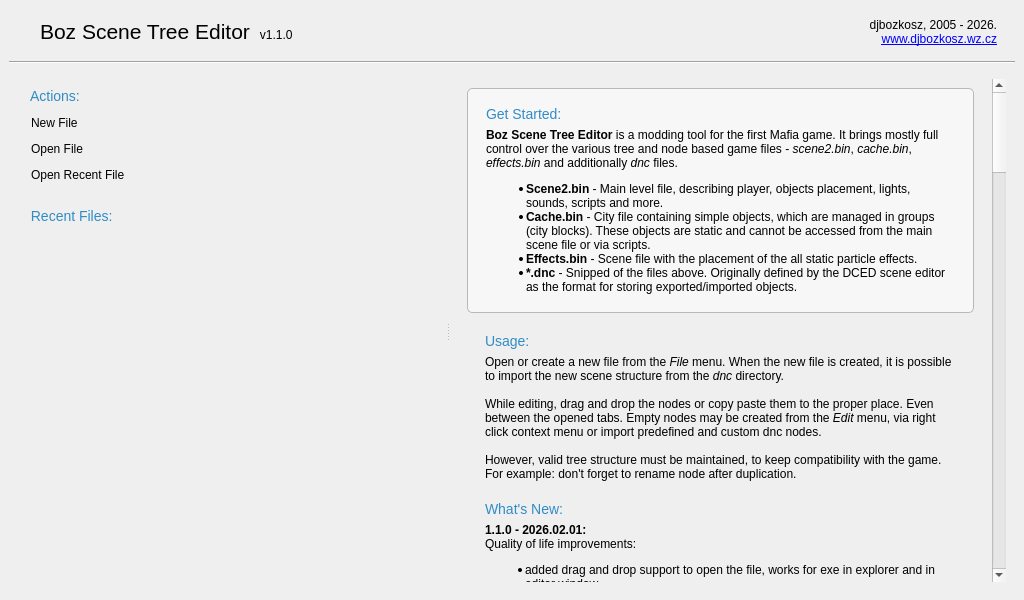
<?xml version="1.0" encoding="UTF-8"?>
<ui version="4.0">
 <class>StartWindow</class>
 <widget class="QWidget" name="StartWindow">
  <property name="geometry">
   <rect>
    <x>0</x>
    <y>0</y>
    <width>1024</width>
    <height>600</height>
   </rect>
  </property>
  <layout class="QVBoxLayout" name="StartWindowVerticalLayout">
   <property name="spacing">
    <number>0</number>
   </property>
   <property name="leftMargin">
    <number>0</number>
   </property>
   <property name="topMargin">
    <number>0</number>
   </property>
   <property name="rightMargin">
    <number>0</number>
   </property>
   <property name="bottomMargin">
    <number>0</number>
   </property>
   <item>
    <widget class="QFrame" name="Background">
     <property name="styleSheet">
      <string notr="true">#Background {
	border: 1px solid palette(mid);
	background-color: qlineargradient(spread:pad, x1:0, y1:0, x2:10, y2:20, stop:0 palette(base), stop:1 palette(highlight));
	border-radius: 5px;
}

#Background[isDarkMode=&quot;true&quot;] {
	background-color: qradialgradient(spread:pad, cx:0.5, cy:1.2, radius:1.2, fx:0.5, fy:1.2, stop:0 rgb(0, 60, 120), stop:1 rgb(30, 30, 30));
}

QScrollArea,
QScrollArea &gt; QWidget &gt; QWidget {
	background: transparent;
}

#ActionsArea[isDarkMode=&quot;true&quot;] {
	border: none;
}

#InfoArea[isDarkMode=&quot;true&quot;] {
	border: none;
}
</string>
     </property>
     <layout class="QVBoxLayout" name="BackgroundVerticalLayout">
      <item>
       <widget class="QFrame" name="TitlePanel">
        <layout class="QHBoxLayout" name="TitlePanelHorizontalLayout">
         <property name="leftMargin">
          <number>18</number>
         </property>
         <property name="rightMargin">
          <number>18</number>
         </property>
         <item>
          <widget class="QLabel" name="TitleIcon">
           <property name="pixmap">
            <pixmap resource="../qrc/Icons.qrc">:/images/icons/icon32.png</pixmap>
           </property>
           <property name="alignment">
            <set>Qt::AlignCenter</set>
           </property>
          </widget>
         </item>
         <item>
          <widget class="QLabel" name="TitleLabel">
           <property name="text">
            <string>&lt;html&gt;&lt;head/&gt;&lt;body&gt;&lt;p&gt;&lt;span style=&quot; font-size:16pt;&quot;&gt;Boz Scene Tree Editor&lt;/span&gt;   v1.1.0&lt;/p&gt;&lt;/body&gt;&lt;/html&gt;</string>
           </property>
          </widget>
         </item>
         <item>
          <spacer name="TitleSpacer">
           <property name="orientation">
            <enum>Qt::Horizontal</enum>
           </property>
           <property name="sizeHint" stdset="0">
            <size>
             <width>868</width>
             <height>20</height>
            </size>
           </property>
          </spacer>
         </item>
         <item>
          <widget class="QLabel" name="TitleInfo">
           <property name="text">
            <string>djbozkosz, 2005 - 2026.&lt;br&gt;
&lt;a href=&quot;http://www.djbozkosz.wz.cz&quot;&gt;www.djbozkosz.wz.cz&lt;/a&gt;</string>
           </property>
           <property name="alignment">
            <set>Qt::AlignRight|Qt::AlignTrailing|Qt::AlignVCenter</set>
           </property>
           <property name="openExternalLinks">
            <bool>true</bool>
           </property>
          </widget>
         </item>
        </layout>
       </widget>
      </item>
      <item>
       <widget class="Line" name="TitleLine">
        <property name="orientation">
         <enum>Qt::Horizontal</enum>
        </property>
       </widget>
      </item>
      <item>
       <widget class="QFrame" name="StartPage">
        <property name="sizePolicy">
         <sizepolicy hsizetype="Preferred" vsizetype="Preferred">
          <horstretch>0</horstretch>
          <verstretch>1</verstretch>
         </sizepolicy>
        </property>
        <layout class="QHBoxLayout" name="StartPageHorizontalLayout">
         <item>
          <widget class="QSplitter" name="StartPageSplitter">
           <property name="orientation">
            <enum>Qt::Horizontal</enum>
           </property>
           <property name="handleWidth">
            <number>3</number>
           </property>
           <property name="childrenCollapsible">
            <bool>false</bool>
           </property>
           <widget class="QScrollArea" name="ActionsArea">
            <property name="sizePolicy">
             <sizepolicy hsizetype="Expanding" vsizetype="Expanding">
              <horstretch>3</horstretch>
              <verstretch>0</verstretch>
             </sizepolicy>
            </property>
            <property name="frameShape">
             <enum>QFrame::NoFrame</enum>
            </property>
            <property name="frameShadow">
             <enum>QFrame::Plain</enum>
            </property>
            <property name="widgetResizable">
             <bool>true</bool>
            </property>
            <widget class="QWidget" name="Actions">
             <property name="geometry">
              <rect>
               <x>0</x>
               <y>0</y>
               <width>445</width>
               <height>497</height>
              </rect>
             </property>
             <layout class="QVBoxLayout" name="ActionsVerticalLayout">
              <property name="rightMargin">
               <number>18</number>
              </property>
              <item>
               <widget class="QLabel" name="ActionsTitle">
                <property name="styleSheet">
                 <string notr="true">font-size: 10.5pt;
color: palette(highlight);</string>
                </property>
                <property name="text">
                 <string> Actions:</string>
                </property>
                <property name="alignment">
                 <set>Qt::AlignBottom|Qt::AlignLeading|Qt::AlignLeft</set>
                </property>
                <property name="wordWrap">
                 <bool>true</bool>
                </property>
               </widget>
              </item>
              <item>
               <widget class="QFrame" name="ActionsList">
                <layout class="QVBoxLayout" name="ActionsListVerticalLayout">
                 <property name="spacing">
                  <number>0</number>
                 </property>
                 <property name="leftMargin">
                  <number>0</number>
                 </property>
                 <property name="topMargin">
                  <number>0</number>
                 </property>
                 <property name="rightMargin">
                  <number>0</number>
                 </property>
                 <property name="bottomMargin">
                  <number>0</number>
                 </property>
                 <item>
                  <widget class="QPushButton" name="Action_New">
                   <property name="minimumSize">
                    <size>
                     <width>0</width>
                     <height>26</height>
                    </size>
                   </property>
                   <property name="cursor">
                    <cursorShape>PointingHandCursor</cursorShape>
                   </property>
                   <property name="styleSheet">
                    <string notr="true">QPushButton {
	text-align: left;
	font-size: 9pt;
	background-color: transparent;
	border: 1px dashed transparent;
	border-radius: 5px;
	padding: 3px;
}

QPushButton:hover {
	color: palette(highlight);
	background-color: palette(base);
	border: 1px dashed palette(highlight);
}

QPushButton:pressed {
	color: palette(link);
	background-color: palette(alternate-base);
	border: 1px solid palette(highlight);
}
</string>
                   </property>
                   <property name="text">
                    <string>New File</string>
                   </property>
                   <property name="flat">
                    <bool>true</bool>
                   </property>
                  </widget>
                 </item>
                 <item>
                  <widget class="QPushButton" name="Action_Open">
                   <property name="minimumSize">
                    <size>
                     <width>0</width>
                     <height>26</height>
                    </size>
                   </property>
                   <property name="cursor">
                    <cursorShape>PointingHandCursor</cursorShape>
                   </property>
                   <property name="styleSheet">
                    <string notr="true">QPushButton {
	text-align: left;
	font-size: 9pt;
	background-color: transparent;
	border: 1px dashed transparent;
	border-radius: 5px;
	padding: 3px;
}

QPushButton:hover {
	color: palette(highlight);
	background-color: palette(base);
	border: 1px dashed palette(highlight);
}

QPushButton:pressed {
	color: palette(link);
	background-color: palette(alternate-base);
	border: 1px solid palette(highlight);
}
</string>
                   </property>
                   <property name="text">
                    <string>Open File</string>
                   </property>
                   <property name="flat">
                    <bool>true</bool>
                   </property>
                  </widget>
                 </item>
                 <item>
                  <widget class="QPushButton" name="Action_OpenRecent">
                   <property name="minimumSize">
                    <size>
                     <width>0</width>
                     <height>26</height>
                    </size>
                   </property>
                   <property name="cursor">
                    <cursorShape>PointingHandCursor</cursorShape>
                   </property>
                   <property name="styleSheet">
                    <string notr="true">QPushButton {
	text-align: left;
	font-size: 9pt;
	background-color: transparent;
	border: 1px dashed transparent;
	border-radius: 5px;
	padding: 3px;
}

QPushButton:hover {
	color: palette(highlight);
	background-color: palette(base);
	border: 1px dashed palette(highlight);
}

QPushButton:pressed {
	color: palette(link);
	background-color: palette(alternate-base);
	border: 1px solid palette(highlight);
}
</string>
                   </property>
                   <property name="text">
                    <string>Open Recent File</string>
                   </property>
                   <property name="flat">
                    <bool>true</bool>
                   </property>
                  </widget>
                 </item>
                </layout>
               </widget>
              </item>
              <item>
               <widget class="QLabel" name="RecentFilesTitle">
                <property name="minimumSize">
                 <size>
                  <width>0</width>
                  <height>30</height>
                 </size>
                </property>
                <property name="styleSheet">
                 <string notr="true">font-size: 10.5pt;
color: palette(highlight);</string>
                </property>
                <property name="text">
                 <string> Recent Files:</string>
                </property>
                <property name="alignment">
                 <set>Qt::AlignBottom|Qt::AlignLeading|Qt::AlignLeft</set>
                </property>
                <property name="wordWrap">
                 <bool>true</bool>
                </property>
               </widget>
              </item>
              <item>
               <widget class="QFrame" name="RecentFilesList">
                <layout class="QVBoxLayout" name="RecentFilesListVerticalLayout">
                 <property name="spacing">
                  <number>0</number>
                 </property>
                 <property name="leftMargin">
                  <number>0</number>
                 </property>
                 <property name="topMargin">
                  <number>0</number>
                 </property>
                 <property name="rightMargin">
                  <number>0</number>
                 </property>
                 <property name="bottomMargin">
                  <number>0</number>
                 </property>
                </layout>
               </widget>
              </item>
              <item>
               <spacer name="ActionsSpacer">
                <property name="orientation">
                 <enum>Qt::Vertical</enum>
                </property>
                <property name="sizeHint" stdset="0">
                 <size>
                  <width>20</width>
                  <height>5</height>
                 </size>
                </property>
               </spacer>
              </item>
             </layout>
            </widget>
           </widget>
           <widget class="QScrollArea" name="InfoArea">
            <property name="sizePolicy">
             <sizepolicy hsizetype="Expanding" vsizetype="Expanding">
              <horstretch>1</horstretch>
              <verstretch>0</verstretch>
             </sizepolicy>
            </property>
            <property name="frameShape">
             <enum>QFrame::NoFrame</enum>
            </property>
            <property name="frameShadow">
             <enum>QFrame::Plain</enum>
            </property>
            <property name="widgetResizable">
             <bool>true</bool>
            </property>
            <widget class="QWidget" name="Info">
             <property name="geometry">
              <rect>
               <x>0</x>
               <y>-2255</y>
               <width>521</width>
               <height>3410</height>
              </rect>
             </property>
             <layout class="QVBoxLayout" name="InfoVerticalLayout">
              <property name="leftMargin">
               <number>18</number>
              </property>
              <property name="rightMargin">
               <number>18</number>
              </property>
              <item>
               <widget class="QFrame" name="GetStartedBox">
                <property name="sizePolicy">
                 <sizepolicy hsizetype="Preferred" vsizetype="Minimum">
                  <horstretch>0</horstretch>
                  <verstretch>0</verstretch>
                 </sizepolicy>
                </property>
                <property name="styleSheet">
                 <string notr="true">.QFrame {
	background-color: palette(alternate-base);
	border: 1px solid palette(mid);
	border-radius: 5px;
}

.QFrame:hover {
	border: 1px solid palette(border);
}</string>
                </property>
                <layout class="QGridLayout" name="GetStartedBoxGridLayout">
                 <property name="leftMargin">
                  <number>18</number>
                 </property>
                 <property name="rightMargin">
                  <number>14</number>
                 </property>
                 <property name="bottomMargin">
                  <number>18</number>
                 </property>
                 <item row="0" column="1" rowspan="2">
                  <widget class="QLabel" name="GetStartedImage">
                   <property name="sizePolicy">
                    <sizepolicy hsizetype="Fixed" vsizetype="Preferred">
                     <horstretch>0</horstretch>
                     <verstretch>0</verstretch>
                    </sizepolicy>
                   </property>
                   <property name="text">
                    <string/>
                   </property>
                   <property name="pixmap">
                    <pixmap resource="../qrc/Images.qrc">:/images/image00.png</pixmap>
                   </property>
                   <property name="alignment">
                    <set>Qt::AlignCenter</set>
                   </property>
                  </widget>
                 </item>
                 <item row="0" column="0">
                  <widget class="QLabel" name="GetStartedTitle">
                   <property name="minimumSize">
                    <size>
                     <width>0</width>
                     <height>24</height>
                    </size>
                   </property>
                   <property name="styleSheet">
                    <string notr="true">font-size: 10.5pt;
color: palette(highlight);</string>
                   </property>
                   <property name="text">
                    <string>Get Started:</string>
                   </property>
                   <property name="alignment">
                    <set>Qt::AlignBottom|Qt::AlignLeading|Qt::AlignLeft</set>
                   </property>
                   <property name="wordWrap">
                    <bool>true</bool>
                   </property>
                  </widget>
                 </item>
                 <item row="1" column="0">
                  <widget class="QLabel" name="GetStarted">
                   <property name="sizePolicy">
                    <sizepolicy hsizetype="Preferred" vsizetype="Expanding">
                     <horstretch>0</horstretch>
                     <verstretch>0</verstretch>
                    </sizepolicy>
                   </property>
                   <property name="cursor">
                    <cursorShape>IBeamCursor</cursorShape>
                   </property>
                   <property name="styleSheet">
                    <string notr="true">font-size: 9pt;</string>
                   </property>
                   <property name="text">
                    <string>&lt;b&gt;Boz Scene Tree Editor&lt;/b&gt; is a modding tool for the first Mafia game. It brings mostly full control over the various tree and node based game files - &lt;i&gt;scene2.bin&lt;/i&gt;, &lt;i&gt;cache.bin&lt;/i&gt;, &lt;i&gt;effects.bin&lt;/i&gt; and additionally &lt;i&gt;dnc&lt;/i&gt; files.
&lt;ul&gt;
&lt;li&gt;&lt;b&gt;Scene2.bin&lt;/b&gt; - Main level file, describing player, objects placement, lights, sounds, scripts and more.
&lt;li&gt;&lt;b&gt;Cache.bin&lt;/b&gt; - City file containing simple objects, which are managed in groups (city blocks). These objects are static and cannot be accessed from the main scene file or via scripts.
&lt;li&gt;&lt;b&gt;Effects.bin&lt;/b&gt; - Scene file with the placement of the all static particle effects.
&lt;li&gt;&lt;b&gt;*.dnc&lt;/b&gt; - Snipped of the files above. Originally defined by the DCED scene editor as the format for storing exported/imported objects.
&lt;/ul&gt;
</string>
                   </property>
                   <property name="alignment">
                    <set>Qt::AlignLeading|Qt::AlignLeft|Qt::AlignTop</set>
                   </property>
                   <property name="wordWrap">
                    <bool>true</bool>
                   </property>
                   <property name="openExternalLinks">
                    <bool>true</bool>
                   </property>
                   <property name="textInteractionFlags">
                    <set>Qt::LinksAccessibleByMouse|Qt::TextSelectableByMouse</set>
                   </property>
                  </widget>
                 </item>
                </layout>
               </widget>
              </item>
              <item>
               <widget class="QFrame" name="InfoDocs">
                <layout class="QVBoxLayout" name="InfoDocsVerticalLayout">
                 <property name="leftMargin">
                  <number>18</number>
                 </property>
                 <property name="topMargin">
                  <number>0</number>
                 </property>
                 <property name="rightMargin">
                  <number>18</number>
                 </property>
                 <property name="bottomMargin">
                  <number>0</number>
                 </property>
                 <item>
                  <widget class="QLabel" name="UsageTitle">
                   <property name="minimumSize">
                    <size>
                     <width>0</width>
                     <height>30</height>
                    </size>
                   </property>
                   <property name="styleSheet">
                    <string notr="true">font-size: 10.5pt;
color: palette(highlight);</string>
                   </property>
                   <property name="text">
                    <string>Usage:</string>
                   </property>
                   <property name="alignment">
                    <set>Qt::AlignBottom|Qt::AlignLeading|Qt::AlignLeft</set>
                   </property>
                   <property name="wordWrap">
                    <bool>true</bool>
                   </property>
                  </widget>
                 </item>
                 <item>
                  <widget class="QLabel" name="Usage_2">
                   <property name="cursor">
                    <cursorShape>IBeamCursor</cursorShape>
                   </property>
                   <property name="styleSheet">
                    <string notr="true">font-size: 9pt;</string>
                   </property>
                   <property name="text">
                    <string>Open or create a new file from the &lt;i&gt;File&lt;/i&gt; menu. When the new file is created, it is possible to import the new scene structure from the &lt;i&gt;dnc&lt;/i&gt; directory.&lt;br&gt;
&lt;br&gt;
While editing, drag and drop the nodes or copy paste them to the proper place. Even between the opened tabs. Empty nodes may be created from the &lt;i&gt;Edit&lt;/i&gt; menu, via right click context menu or import predefined and custom dnc nodes.&lt;br&gt;
&lt;br&gt;
However, valid tree structure must be maintained, to keep compatibility with the game. For example: don't forget to rename node after duplication.</string>
                   </property>
                   <property name="alignment">
                    <set>Qt::AlignLeading|Qt::AlignLeft|Qt::AlignTop</set>
                   </property>
                   <property name="wordWrap">
                    <bool>true</bool>
                   </property>
                   <property name="openExternalLinks">
                    <bool>true</bool>
                   </property>
                   <property name="textInteractionFlags">
                    <set>Qt::LinksAccessibleByMouse|Qt::TextSelectableByMouse</set>
                   </property>
                  </widget>
                 </item>
                 <item>
                  <widget class="QLabel" name="WhatsNewTitle">
                   <property name="minimumSize">
                    <size>
                     <width>0</width>
                     <height>30</height>
                    </size>
                   </property>
                   <property name="styleSheet">
                    <string notr="true">font-size: 10.5pt;
color: palette(highlight);</string>
                   </property>
                   <property name="text">
                    <string>What's New:</string>
                   </property>
                   <property name="alignment">
                    <set>Qt::AlignBottom|Qt::AlignLeading|Qt::AlignLeft</set>
                   </property>
                   <property name="wordWrap">
                    <bool>true</bool>
                   </property>
                  </widget>
                 </item>
                 <item>
                  <widget class="QLabel" name="WhatsNew">
                   <property name="cursor">
                    <cursorShape>IBeamCursor</cursorShape>
                   </property>
                   <property name="styleSheet">
                    <string notr="true">font-size: 9pt;</string>
                   </property>
                   <property name="text">
                    <string>&lt;b&gt;1.1.0 - 2026.02.01:&lt;/b&gt;&lt;br&gt;
Quality of life improvements:
&lt;ul&gt;&lt;li&gt;added drag and drop support to open the file, works for exe in explorer and in editor window
&lt;li&gt;added start and taskbar jumplist support for recently opened files
&lt;li&gt;added start page with frequent actions, recently opened files, introduction, changelog and documentation
&lt;li&gt;added dark theme, may be selected manually or chosen based on system settings&lt;/ul&gt;
&lt;br&gt;
&lt;b&gt;1.0.2 - 2021.06.05:&lt;/b&gt;&lt;br&gt;
Small improvements:
&lt;ul&gt;&lt;li&gt;added character voice enum, added script spatial flag
&lt;li&gt;added support for scene effects file
&lt;li&gt;added Effects dnc&lt;/ul&gt;
&lt;br&gt;
&lt;b&gt;1.0.1 - 2020.06.15:&lt;/b&gt;&lt;br&gt;
Bugfix update:
&lt;ul&gt;&lt;li&gt;fixed loading definitions file with unix line endings&lt;/ul&gt;
&lt;br&gt;
&lt;b&gt;1.0.0 - 2020.06.14:&lt;/b&gt;&lt;br&gt;
Initial release with features:
&lt;ul&gt;&lt;li&gt;node operations
&lt;li&gt;scene2.bin support
&lt;li&gt;cache.bin support&lt;/ul&gt;</string>
                   </property>
                   <property name="alignment">
                    <set>Qt::AlignLeading|Qt::AlignLeft|Qt::AlignTop</set>
                   </property>
                   <property name="wordWrap">
                    <bool>true</bool>
                   </property>
                   <property name="openExternalLinks">
                    <bool>true</bool>
                   </property>
                   <property name="textInteractionFlags">
                    <set>Qt::LinksAccessibleByMouse|Qt::TextSelectableByMouse</set>
                   </property>
                  </widget>
                 </item>
                 <item>
                  <widget class="QLabel" name="DocsTitle">
                   <property name="minimumSize">
                    <size>
                     <width>0</width>
                     <height>30</height>
                    </size>
                   </property>
                   <property name="styleSheet">
                    <string notr="true">font-size: 10.5pt;
color: palette(highlight);</string>
                   </property>
                   <property name="text">
                    <string>Documentation:</string>
                   </property>
                   <property name="alignment">
                    <set>Qt::AlignBottom|Qt::AlignLeading|Qt::AlignLeft</set>
                   </property>
                   <property name="wordWrap">
                    <bool>true</bool>
                   </property>
                  </widget>
                 </item>
                 <item>
                  <widget class="QLabel" name="Docs">
                   <property name="cursor">
                    <cursorShape>IBeamCursor</cursorShape>
                   </property>
                   <property name="styleSheet">
                    <string notr="true">font-size: 9pt;</string>
                   </property>
                   <property name="text">
                    <string>All supported files have a specific, but simple, internal structure - the nodes, which are composed into one or several trees. Every node may have its own data and array of the child nodes.&lt;br&gt;
&lt;br&gt;
Layout of the node is following:&lt;br&gt;
&lt;br&gt;
&lt;code&gt;struct &lt;b&gt;Node&lt;/b&gt;&lt;br&gt;
&lt;b&gt;{&lt;/b&gt;&lt;br&gt;
&amp;nbsp;&amp;nbsp;&amp;nbsp;&amp;nbsp;ushort &lt;b&gt;Type&lt;/b&gt;;&lt;br&gt;
&amp;nbsp;&amp;nbsp;&amp;nbsp;&amp;nbsp;uint &lt;b&gt;Size&lt;/b&gt;;&lt;br&gt;
&amp;nbsp;&amp;nbsp;&amp;nbsp;&amp;nbsp;void* &lt;b&gt;Data&lt;/b&gt;;&lt;br&gt;
&amp;nbsp;&amp;nbsp;&amp;nbsp;&amp;nbsp;Node* &lt;b&gt;Childs[]&lt;/b&gt;;&lt;br&gt;
&lt;b&gt;}&lt;b&gt;;&lt;/code&gt;
&lt;ul&gt;
&lt;li&gt;&lt;b&gt;Type&lt;/b&gt; is a two byte integer, which defines a data layout and child nodes.
&lt;li&gt;&lt;b&gt;Size&lt;/b&gt; is a four byte integer of the node length in bytes. All fields are included in the size - node type (2), node size (4), data length and sum of the child node sizes. For example: if the file has a one root node, its size equals to file size.
&lt;li&gt;&lt;b&gt;Data&lt;/b&gt; layout is defined by the node type above. For example, a scene object position node contains three x, y, z floating point numbers.
&lt;li&gt;&lt;b&gt;Child&lt;/b&gt; node availability is also defined by the node type. However, the number of childs is not explicitly stored, but it must be detected during the file read - if the file pointer reaches the end of the node itself, no further child nodes are available.
&lt;/ul&gt;
All known node data descriptors are not hardcoded in the tool binary, but they are stored in the &lt;i&gt;definitions.txt&lt;/i&gt; file. Node data layout and description is updated according to that file. If the node type is unknown, the stored data may be loaded as an opaque byte array and saved in the same way, which is the biggest advantage of this node based structure.&lt;br&gt;
&lt;br&gt;
&lt;br&gt;
&lt;b&gt;Scene2.bin&lt;/b&gt; description:
&lt;ul&gt;
&lt;li&gt;Scene file contains an initial metadata, frames, actors, init scripts and other top level setup.
&lt;li&gt;Frames are the spatial or visual objects, by default, without the dynamic behaviour. The frames may be objects, lights, sounds, occluders, lightmaps and so on.
&lt;li&gt;Actors are tied to the frames and add some behaviour to them, based on the actor type. The actors may be humans, cars, scripts, doors, physical objects and others.
&lt;li&gt;Init scripts are not connected to the frames and they are executed after every level (re)load.&lt;/ul&gt;
&lt;br&gt;
&lt;b&gt;Cache.bin&lt;/b&gt; description:
&lt;ul&gt;
&lt;li&gt;The city file, which is much simpler than the &lt;i&gt;scene2.bin&lt;/i&gt; file.
&lt;li&gt;It contains only the list of the city blocks and the list of the frames in every block.
&lt;li&gt;These frames are static and inaccessible from the &lt;i&gt;scene2.bin&lt;/i&gt; scripts.&lt;/ul&gt;
&lt;br&gt;
&lt;b&gt;Effects.bin&lt;/b&gt; description:
&lt;ul&gt;
&lt;li&gt;Scene file with the placement of the all static particle effects.
&lt;li&gt;Every emitter contains the transform and ID of the particle effect, which is defined in the &lt;i&gt;tables/effects.tbl&lt;/i&gt; file.&lt;/ul&gt;
&lt;br&gt;
&lt;b&gt;Definitions.txt&lt;/b&gt; description:&lt;br&gt;
&lt;br&gt;
&lt;b&gt;File type filter [name]&lt;/b&gt;&lt;br&gt;
&lt;b&gt;ExportFile type filter [name]&lt;/b&gt;
&lt;ul&gt;
&lt;li&gt;Registers a type of file into the open, save and export dialogs.
&lt;li&gt;&lt;b&gt;type&lt;/b&gt; - base filename with extension
&lt;li&gt;&lt;b&gt;filter&lt;/b&gt; - dialog files filter
&lt;li&gt;&lt;b&gt;name&lt;/b&gt; - file description
&lt;/ul&gt;
Example: &lt;i&gt;File scene2.bin scene2*.bin [LS3D Scene File]&lt;/i&gt;&lt;br&gt;
&lt;br&gt;
&lt;br&gt;
&lt;b&gt;Node parentType_nodeType name has_childs [dataType’dataSetup : dataName, …] &amp;lt;childNodeType : childNodeDataIndex, …&amp;gt;&lt;/b&gt;
&lt;ul&gt;
&lt;li&gt;Registers a new node description. This description is used only when the node type matches the nodeType and optionally the type of the parent node matches the parentType.
&lt;li&gt;&lt;b&gt;parentType&lt;/b&gt; - optional node type to link the parent and child nodes
&lt;li&gt;&lt;b&gt;nodeType&lt;/b&gt; - type of the node
&lt;li&gt;&lt;b&gt;name&lt;/b&gt; - node description
&lt;li&gt;&lt;b&gt;has_childs&lt;/b&gt; - optional flag to specify, that the node may have a childrens
&lt;li&gt;&lt;b&gt;dataType&lt;/b&gt; - name of the data type, predefined or custom structure
&lt;li&gt;&lt;b&gt;dataSetup&lt;/b&gt; - optional description of the data, may be:
&lt;ul&gt;&lt;li&gt;enumeration name
&lt;li&gt;the index to the other data, if the array of structures is expected
&lt;li&gt;length of the fixed-length string type StringFixed&lt;/ul&gt;
&lt;li&gt;&lt;b&gt;dataName&lt;/b&gt; - data description
&lt;li&gt;&lt;b&gt;childNodeType&lt;/b&gt; - optional child node type to be shown in the tree
&lt;li&gt;&lt;b&gt;childNodeDataIndex&lt;/b&gt; - optional data at index of the child node to be shown in the tree
&lt;/ul&gt;
Example: &lt;i&gt;Node 0x4010 Frame has_childs [] &amp;lt;0x0010 : 0, 0x4011 : 0&amp;gt;&lt;/i&gt;&lt;br&gt;
Frame node with the type 0x4010 which may have the childs, but no own data and the content of the child nodes 0x0010 (frame name) and 0x4011 (frame type) will be shown in the tree.&lt;br&gt;&lt;br&gt;
Example: &lt;i&gt;Node 0x0020 Position [Float3 : Position] &amp;lt;0&amp;gt;&lt;/i&gt;&lt;br&gt;
Position node with the type 0x0020 exposing three float point numbers.&lt;br&gt;&lt;br&gt;
Example: &lt;i&gt;Node 0x4041 Type [Uint32'ELightType : Type] &amp;lt;0&amp;gt;&lt;/i&gt;&lt;br&gt;
Node for the type of the light, uses ELightType enum to translate the numbers into the light type.&lt;br&gt;&lt;br&gt;
Example: &lt;i&gt;Node 0x4083 Occluder [Uint32 : VerticesCount, MeshVertex'0 : Vertices, Uint32 : TrianglesCount, MeshTriangleIndices'2 : TriangleIndices] &amp;lt;&amp;gt;&lt;/i&gt;&lt;br&gt;
Occluder node, which uses the MeshVertex struct array for the vertices. The number of the vertices is defined by the zero index at VerticesCount. Triangle indices are defined in the same way.&lt;br&gt;
&lt;br&gt;
&lt;br&gt;
&lt;b&gt;NodeFields nodeType siblingType [siblingIndex] fieldType [dataType’dataSetup : dataName, …]&lt;/b&gt;
&lt;ul&gt;
&lt;li&gt;Registers a new actor node description. This description is used only when the node type matches the nodeType and the value at index of siblingIndex in the sibling node of type siblingType matches the fieldType.
&lt;li&gt;&lt;b&gt;nodeType&lt;/b&gt; - type of the node
&lt;li&gt;&lt;b&gt;siblingType&lt;/b&gt; - type of the sibling node
&lt;li&gt;&lt;b&gt;siblingIndex&lt;/b&gt; - index of the sibling data to look for the field type
&lt;li&gt;&lt;b&gt;fieldType&lt;/b&gt; - field type to find in the sibling node
&lt;li&gt;&lt;b&gt;dataType&lt;/b&gt;, &lt;b&gt;dataSetup&lt;/b&gt;, &lt;b&gt;dataName&lt;/b&gt; - same data description is used as the node data description above
&lt;/ul&gt;
Example: &lt;i&gt;NodeFields 0xae24 0xae22 [0] 5 [Hex8 : Unknown, Uint32 : EnableSpatialDetector, Hex8 : Unknown, Hex32 : Unknown, StringArray : Script]&lt;/i&gt;&lt;br&gt;
Actor node definition of type 5 - script with the several fields.&lt;br&gt;
&lt;br&gt;
&lt;br&gt;
&lt;b&gt;Struct structName [dataType’dataSetup : dataName, …]&lt;/b&gt;
&lt;ul&gt;
&lt;li&gt;Registers a new structure, which may be used in the array of structs.
&lt;li&gt;&lt;b&gt;structName&lt;/b&gt; - name of the struct to be referenced in the node data
&lt;li&gt;&lt;b&gt;dataType&lt;/b&gt;, &lt;b&gt;dataSetup&lt;/b&gt;, &lt;b&gt;dataName&lt;/b&gt; - same data description is used as the node data description above
&lt;/ul&gt;
Example: &lt;i&gt;Struct PedestrianName [StringFixed'17 : Pedestrian]&lt;/i&gt;&lt;br&gt;
Struct definition with the name PedestrianName containing one field Pedestrian of the type StringFixed with length of 17.&lt;br&gt;
&lt;br&gt;
&lt;br&gt;
&lt;b&gt;Enum enumName [number : name, …]&lt;/b&gt;
&lt;ul&gt;
&lt;li&gt;Registers a new enumeration to be used in the nodes.
&lt;li&gt;&lt;b&gt;enumName&lt;/b&gt; - name of the enumeration to be referenced in the node data
&lt;li&gt;&lt;b&gt;number&lt;/b&gt; - particular value to be described
&lt;li&gt;&lt;b&gt;name&lt;/b&gt; - name of that value
&lt;/ul&gt;
Example:&lt;i&gt; Enum ESoundType [1 : Point, 3 : Ambient]&lt;/i&gt;&lt;br&gt;
Enum definition for the sound types: point with the value 1 and ambient with the value 3.</string>
                   </property>
                   <property name="alignment">
                    <set>Qt::AlignLeading|Qt::AlignLeft|Qt::AlignTop</set>
                   </property>
                   <property name="wordWrap">
                    <bool>true</bool>
                   </property>
                   <property name="openExternalLinks">
                    <bool>true</bool>
                   </property>
                   <property name="textInteractionFlags">
                    <set>Qt::LinksAccessibleByMouse|Qt::TextSelectableByMouse</set>
                   </property>
                  </widget>
                 </item>
                </layout>
               </widget>
              </item>
              <item>
               <spacer name="InfoSpacer">
                <property name="orientation">
                 <enum>Qt::Vertical</enum>
                </property>
                <property name="sizeHint" stdset="0">
                 <size>
                  <width>20</width>
                  <height>5</height>
                 </size>
                </property>
               </spacer>
              </item>
             </layout>
            </widget>
           </widget>
          </widget>
         </item>
        </layout>
       </widget>
      </item>
     </layout>
    </widget>
   </item>
  </layout>
 </widget>
 <resources>
  <include location="../qrc/Icons.qrc"/>
  <include location="../qrc/Images.qrc"/>
 </resources>
 <connections/>
</ui>
